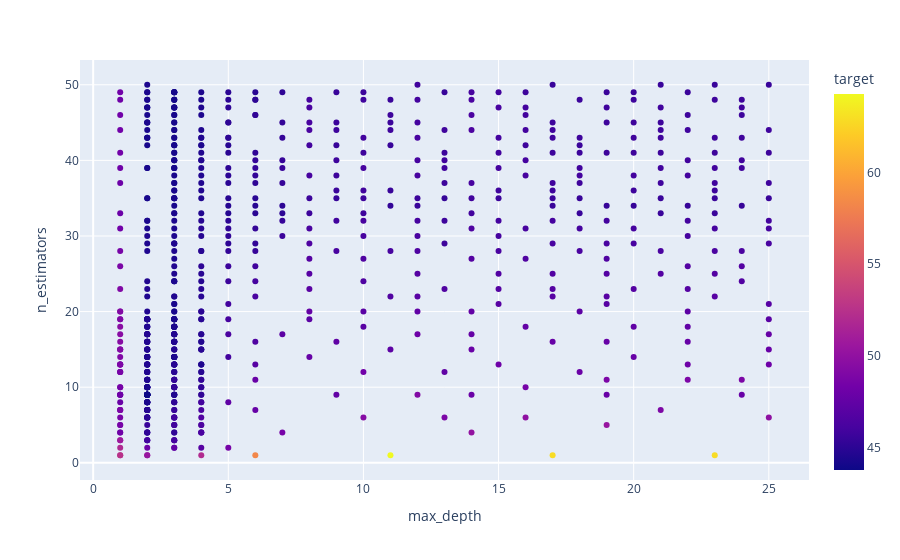

Notebook source saved alongside this figure:
### Code cell
px.scatter(df, x="max_depth", y="n_estimators", color="target")

### Figure 1 — Plotly figure (JSON) as saved in the notebook; plotly's stock layout.template omitted (floating-point values rounded to 4 significant figures; data arrays with more than 128 entries replaced by an {"elided": "..."} marker saying what was removed)
{"data": [{"hovertemplate": "max_depth=%{x}<br>n_estimators=%{y}<br>target=%{marker.color}<extra></extra>", "legendgroup": "", "marker": {"color": {"elided": "707 float values"}, "coloraxis": "coloraxis", "symbol": "circle"}, "mode": "markers", "name": "", "orientation": "v", "showlegend": false, "type": "scatter", "x": {"elided": "707 int values"}, "xaxis": "x", "y": {"elided": "707 int values"}, "yaxis": "y"}], "layout": {"coloraxis": {"colorbar": {"title": {"text": "target"}}, "colorscale": [[0, "#0d0887"], [0.1111, "#46039f"], [0.2222, "#7201a8"], [0.3333, "#9c179e"], [0.4444, "#bd3786"], [0.5556, "#d8576b"], [0.6667, "#ed7953"], [0.7778, "#fb9f3a"], [0.8889, "#fdca26"], [1, "#f0f921"]]}, "legend": {"tracegroupgap": 0}, "margin": {"t": 60}, "xaxis": {"anchor": "y", "domain": [0, 1], "title": {"text": "max_depth"}}, "yaxis": {"anchor": "x", "domain": [0, 1], "title": {"text": "n_estimators"}}}}
